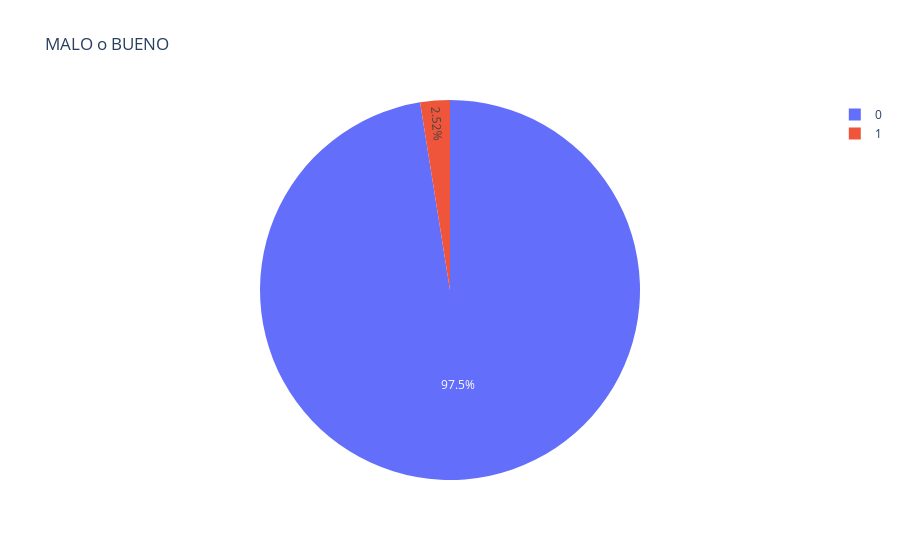

The code cell stored with this chart in its notebook:
### Code cell
fig = px.pie(count_objected,
             values='count',
             names='STATUS',
             title='MALO o BUENO')
fig.show()

### Figure 1 — Plotly figure (JSON) as saved in the notebook; plotly's stock layout.template omitted (floating-point values rounded to 4 significant figures)
{"data": [{"domain": {"x": [0, 1], "y": [0, 1]}, "hovertemplate": "STATUS=%{label}<br>count=%{value}<extra></extra>", "labels": [0, 1], "legendgroup": "", "name": "", "showlegend": true, "type": "pie", "values": [19313, 499]}], "layout": {"legend": {"tracegroupgap": 0}, "title": {"text": "MALO o BUENO"}}}
